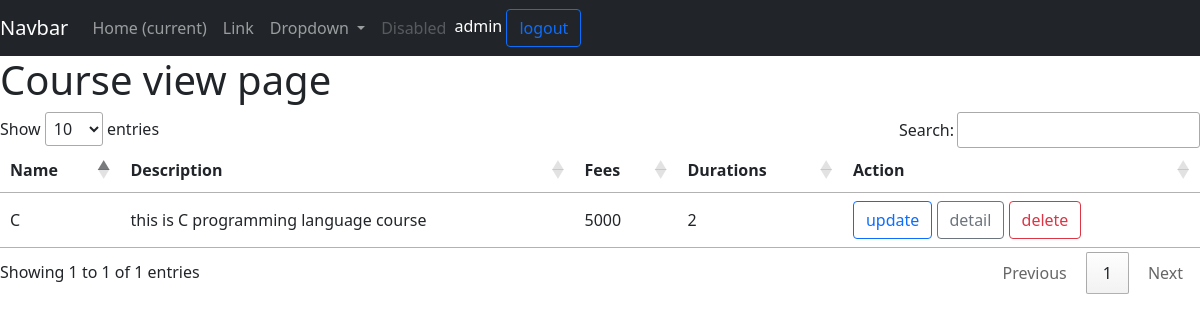
Before: /course/view/ (signed in) with the older database file.
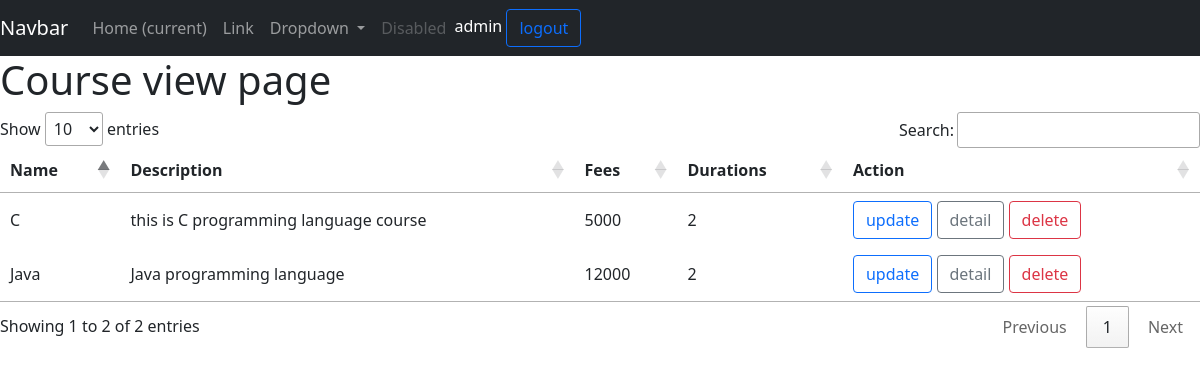
After: the same page with the newer database file.
### course/models.py (models this page shows, shortened)
class course_master(models.Model):
    name=models.CharField(max_length=30)
    duration=models.IntegerField()
    description=models.TextField()
    fees=models.IntegerField()

### course/views.py (the view)
# urls.py: path("view/",views.CourseListView.as_view(),name="course-view"),
class CourseListView(LoginRequiredMixin,ListView):
    model = course_master
    template_name = 'course/course_view.html'
    context_object_name = 'courses'
    ordering = ['-name']

### course/templates/course/course_view.html
{% extends "course/layout.html" %}
{% block body %}
    <h1> Course view page </h1>
    <table id="example" >
        <thead>
            <tr>
                <th> Name  </th>
                <th> Description</th>
                <th> Fees </th>
                <th> Durations </th>
                <th> Action </th>
            </tr>
        </thead>
        <tbody>
            {% for course in courses %}
                <tr>
                    <td>{{ course.name }}</td>
                    <td>{{ course.description }}</td>
                    <td>{{ course.fees }}</td>
                    <td>{{ course.duration }}</td>
                    <td>
                        <a class="btn btn-outline-primary" href="{% url 'course-update' course.id %}">update</a>
                        <a class="btn btn-outline-secondary" href="{% url 'course-detail' course.id %}">detail</a>
                        <a class="btn btn-outline-danger" href="{% url 'course-delete' course.id %}">delete</a>
                    </td>
                </tr>
            {% endfor %}
        </tbody>
    </table>
{% endblock %}

### course/templates/course/layout.html (shortened to what this page needs)
<!DOCTYPE html>
<html lang="en">
<head>
    <link href="https://cdn.jsdelivr.net/npm/bootstrap@5.0.1/dist/css/bootstrap.min.css" rel="stylesheet">
    <link rel="stylesheet" href="https://cdn.datatables.net/1.10.24/css/jquery.dataTables.min.css">
</head>
<body>
<nav class="navbar navbar-expand-lg navbar-dark bg-dark">
  <a class="navbar-brand" href="#">Navbar</a>
  <div class="collapse navbar-collapse" id="navbarSupportedContent">
    <ul class="navbar-nav mr-auto">
      <li class="nav-item active">
        <a class="nav-link" href="#">Home <span class="sr-only">(current)</span></a>
      </li>
      <li class="nav-item">
        <a class="nav-link" href="#">Link</a>
      </li>
      <li class="nav-item dropdown">
        <a class="nav-link dropdown-toggle" href="#" id="navbarDropdown" role="button" data-toggle="dropdown" aria-haspopup="true" aria-expanded="false">
          Dropdown
        </a>
      </li>
      <li class="nav-item">
        <a class="nav-link disabled" href="#">Disabled</a>
      </li>
    </ul>
    <div style="color: white">
      {%  if user.is_authenticated %}
            {{ user.username }}
            <a class="btn btn-outline-primary" href="{% url 'logout' %}"> logout</a>
      {% else  %}
          <a class="btn btn-outline-primary" href="{% url 'login' %}"> login</a>
      {% endif %}
    </div>
  </div>
</nav>
    {% block body %}
    {% endblock %}
</body>
</html>

Changed rows visible on the page:
added course_master: name "Java", description "Java programming language", fees "12000", duration "2"
Other visible differences:
text written by a page script: "Show entries Search: Showing 1 to 1 of 1 entries Previous 1 Next" → "Show entries Search: Showing 1 to 2 of 2 entries Previous 1 Next"
